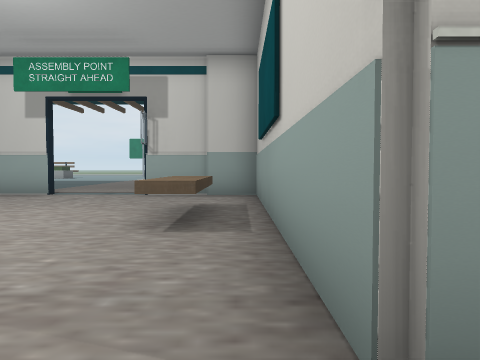
[1] (above)

12 first-person views from a walk through a 3-D level made in the Unity game engine. The camera is 0.64 m above the floor, tilts 2° down and sees 70° across. Doors are open. The floor is counted in squares, 1 m on a side. Each view is taken from the middle of a square. On the plan, view 1 faces up. The plan holds only what a view shows up to about 10 squares ahead; the rest is blank. The place goes on beyond the plan. Some animated figures are not drawn.

[2]
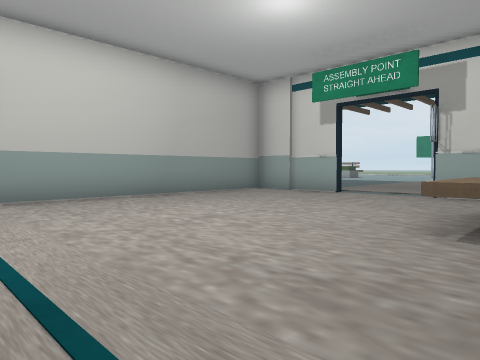

[3]
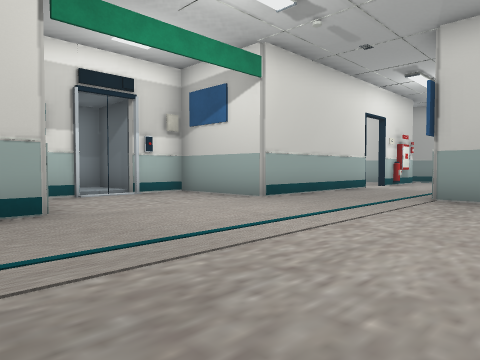

[4]
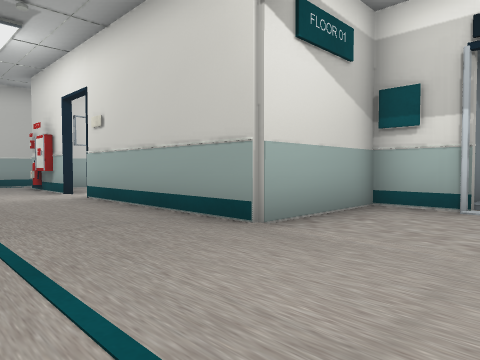

[5]
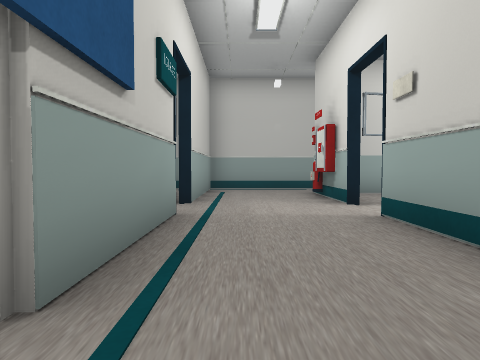

[6]
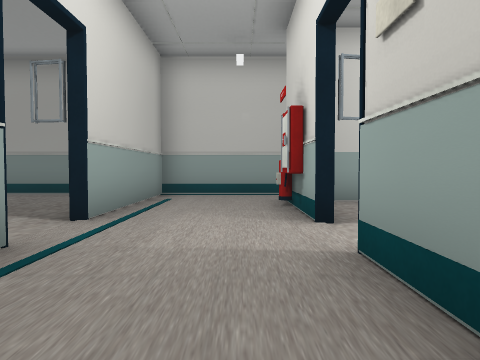

[7]
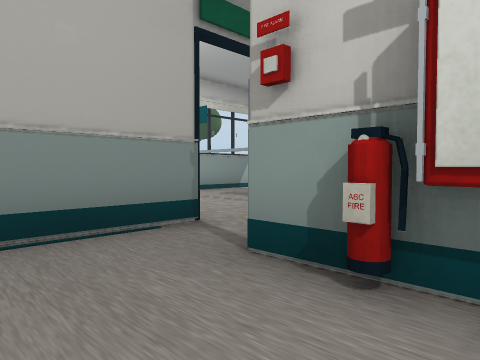

[8]
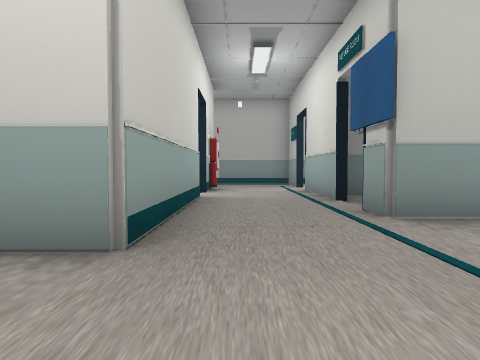

[9]
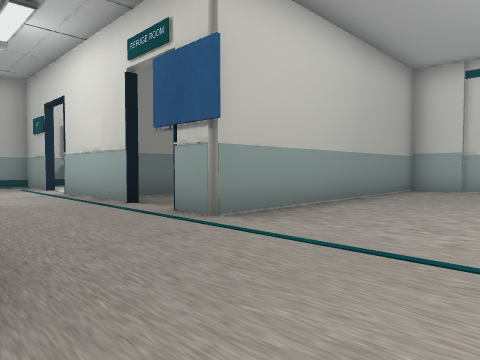

[10]
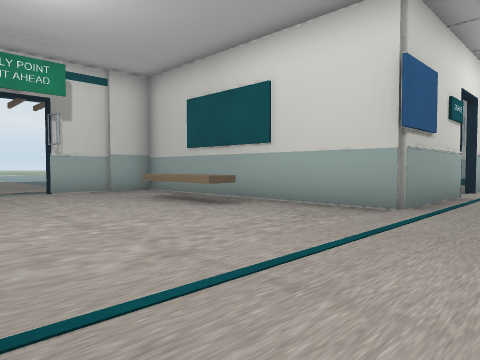

[11]
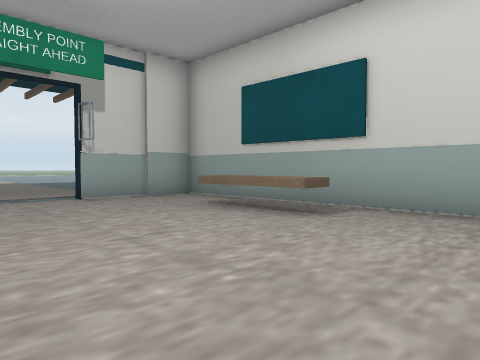

[12]
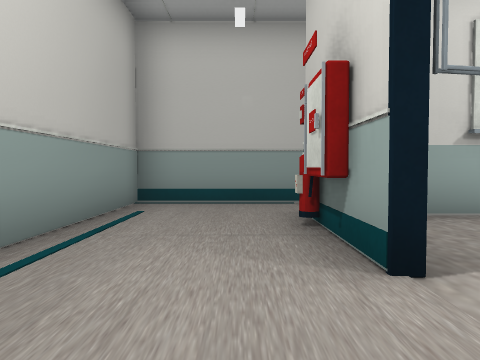

### Floor plan
Ten units are one square. View 1 is at (0, 0); x grows to the right and y downward. Boxes are objects, and circles mark ways between rooms. Rooms are numbered by the first view taken in them; rooms with no view inside come last. Other rooms are left out.
<svg viewBox="-111 -89 211 144">
<path fill="none" stroke="#000" d="M-46 -84 -74 -84 -74 -9 -84 -9M-96 -9 -106 -9M-29 49 -14 49 -14 19 36 19M39 -9 4 -9 4 -84 -24 -84M-105 19 -56 19 -56 49 -41 49M74 19 80 19M50 19 55 19M94 28 94 -9 51 -9"/>
<rect x="-15" y="-65" width="10" height="30" fill="#bbb"><title>other object</title></rect>
<rect x="55" y="15" width="10" height="10" fill="#bbb"><title>other object</title></rect>
<rect x="65" y="25" width="10" height="10" fill="#bbb"><title>other object</title></rect>
<rect x="65" y="15" width="10" height="10" fill="#bbb"><title>other object</title></rect>
<circle cx="50" cy="5" r="3" fill="#2a7"/>
<text x="-30" y="-20">1</text>
<text x="70" y="10">2</text>
</svg>
Room 1 opens to room 2.

Where each view was taken, in squares from view 1:
view 1: 0 up, 0 right, facing up
view 2: 0 up, 0 right, facing up-left
view 3: 3 up, 0 right, facing down-left
view 4: 1 up, 4 left, facing down-right
view 5: 0 up, 1 left, facing right
view 6: 1 down, 1 right, facing right
view 7: 0 up, 6 right, facing down-right
view 8: 1 down, 3 left, facing left
view 9: 2 down, 4 left, facing up-left
view 10: 1 down, 5 left, facing up-right
view 11: 1 up, 5 left, facing up-right
view 12: 1 down, 3 right, facing right
